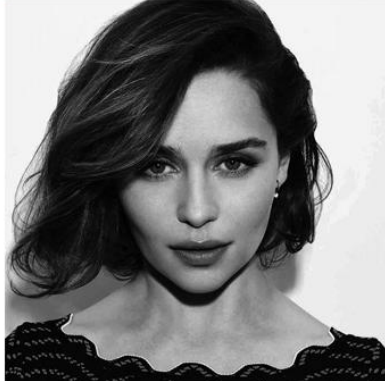
#> input picture b2.png, 385 x 381 px
$ python bai2.py
#> lines starting #> are read from the running program, lines starting #| are printed output that depends on the picture
import cv2

# Đọc ảnh ở chế độ grayscale (nếu ảnh đã là ảnh trắng đen)
image_path = 'b2.png'
image = cv2.imread(image_path, cv2.IMREAD_GRAYSCALE)
#> image: shape (381, 385); min 0, max 255, mean 121.8
reverse_image = 255 - image
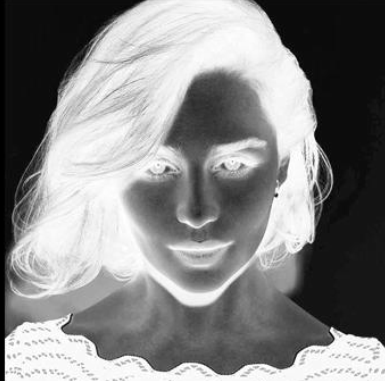
#> reverse_image: shape (381, 385); min 0, max 255, mean 133.2

   # Lưu ảnh
output_path = 'reverse_image.jpg'
cv2.imwrite(output_path, reverse_image)

cv2.imshow('Original Image', image)
cv2.imshow('Inverted Image', reverse_image)
cv2.waitKey(0)

$ run again, with b4.png copied over b2.png
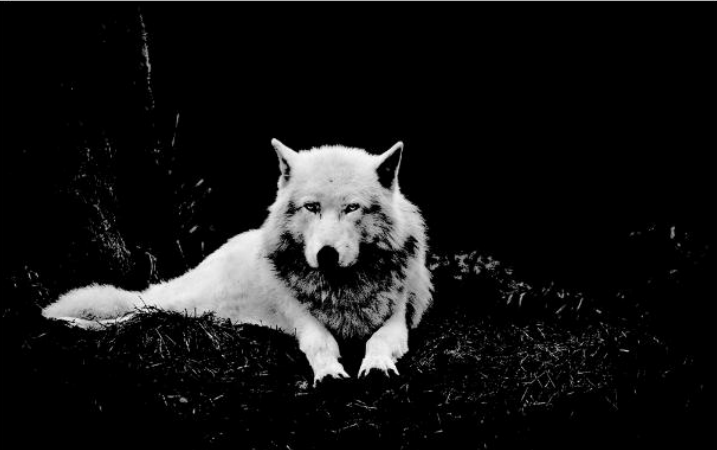
#> input picture b4.png, 717 x 450 px
#> image is the input picture: shape (450, 717); min 0, max 252, mean 21.4
#> `reverse_image = 255 - image`:
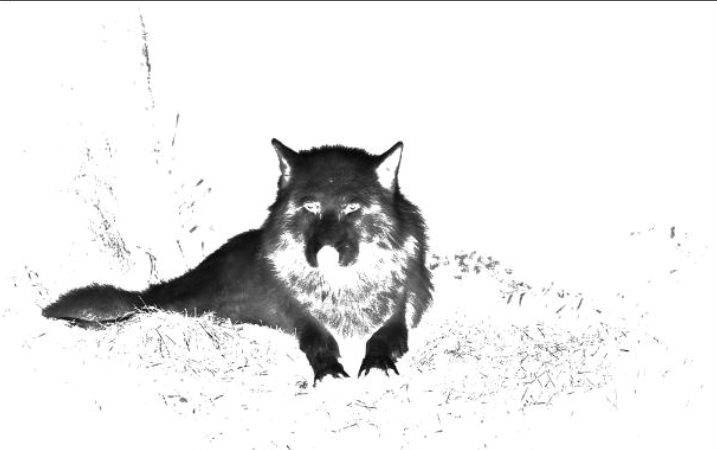
#> reverse_image: shape (450, 717); min 3, max 255, mean 233.6

$ run again, with h81.png copied over b2.png
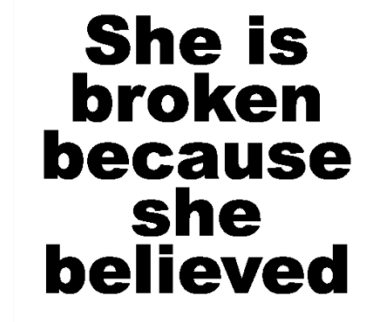
#> input picture h81.png, 387 x 322 px
#> image is the input picture: shape (322, 387); min 0, max 255, mean 190.6
#> `reverse_image = 255 - image`:
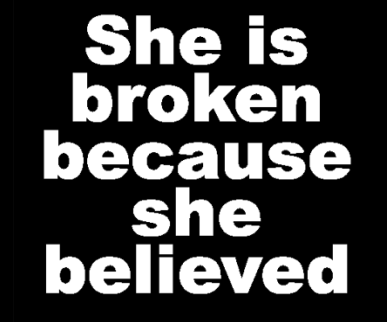
#> reverse_image: shape (322, 387); min 0, max 255, mean 64.4
